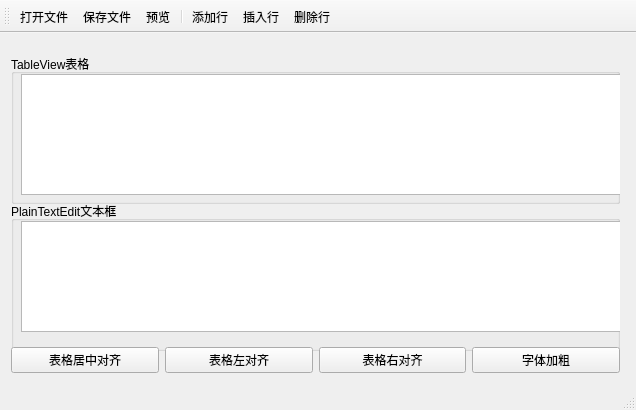
<?xml version="1.0" encoding="UTF-8"?>
<ui version="4.0">
 <class>MainWindow</class>
 <widget class="QMainWindow" name="MainWindow">
  <property name="geometry">
   <rect>
    <x>0</x>
    <y>0</y>
    <width>636</width>
    <height>410</height>
   </rect>
  </property>
  <property name="windowTitle">
   <string>MainWindow</string>
  </property>
  <widget class="QWidget" name="centralWidget">
   <widget class="QWidget" name="verticalLayoutWidget">
    <property name="geometry">
     <rect>
      <x>0</x>
      <y>10</y>
      <width>631</width>
      <height>341</height>
     </rect>
    </property>
    <layout class="QVBoxLayout" name="verticalLayout">
     <item>
      <widget class="QGroupBox" name="groupBox">
       <property name="minimumSize">
        <size>
         <width>0</width>
         <height>150</height>
        </size>
       </property>
       <property name="title">
        <string>TableView表格</string>
       </property>
       <widget class="QTableView" name="tableView">
        <property name="geometry">
         <rect>
          <x>10</x>
          <y>20</y>
          <width>601</width>
          <height>121</height>
         </rect>
        </property>
       </widget>
      </widget>
     </item>
     <item>
      <widget class="QGroupBox" name="groupBox_2">
       <property name="minimumSize">
        <size>
         <width>0</width>
         <height>150</height>
        </size>
       </property>
       <property name="title">
        <string>PlainTextEdit文本框</string>
       </property>
       <widget class="QPlainTextEdit" name="plainTextEdit">
        <property name="geometry">
         <rect>
          <x>10</x>
          <y>20</y>
          <width>601</width>
          <height>111</height>
         </rect>
        </property>
       </widget>
       <zorder>plainTextEdit</zorder>
       <zorder>groupBox</zorder>
      </widget>
     </item>
     <item>
      <layout class="QHBoxLayout" name="horizontalLayout">
       <item>
        <widget class="QPushButton" name="pushButton">
         <property name="text">
          <string>表格居中对齐</string>
         </property>
        </widget>
       </item>
       <item>
        <widget class="QPushButton" name="pushButton_2">
         <property name="text">
          <string>表格左对齐</string>
         </property>
        </widget>
       </item>
       <item>
        <widget class="QPushButton" name="pushButton_3">
         <property name="text">
          <string>表格右对齐</string>
         </property>
        </widget>
       </item>
       <item>
        <widget class="QPushButton" name="pushButton_4">
         <property name="text">
          <string>字体加粗</string>
         </property>
        </widget>
       </item>
      </layout>
     </item>
    </layout>
   </widget>
  </widget>
  <widget class="QToolBar" name="mainToolBar">
   <attribute name="toolBarArea">
    <enum>TopToolBarArea</enum>
   </attribute>
   <attribute name="toolBarBreak">
    <bool>false</bool>
   </attribute>
   <addaction name="actionOpen"/>
   <addaction name="actionSave"/>
   <addaction name="actionView"/>
   <addaction name="separator"/>
   <addaction name="actionAppend"/>
   <addaction name="actionInsert"/>
   <addaction name="actionDelete"/>
  </widget>
  <widget class="QStatusBar" name="statusBar"/>
  <action name="actionOpen">
   <property name="icon">
    <iconset resource="res.qrc">
     <normaloff>:/1/open.png</normaloff>:/1/open.png</iconset>
   </property>
   <property name="text">
    <string>打开文件</string>
   </property>
  </action>
  <action name="actionSave">
   <property name="icon">
    <iconset resource="res.qrc">
     <normaloff>:/1/save.png</normaloff>:/1/save.png</iconset>
   </property>
   <property name="text">
    <string>保存文件</string>
   </property>
  </action>
  <action name="actionView">
   <property name="icon">
    <iconset resource="res.qrc">
     <normaloff>:/1/preview.png</normaloff>:/1/preview.png</iconset>
   </property>
   <property name="text">
    <string>预览</string>
   </property>
  </action>
  <action name="actionAppend">
   <property name="icon">
    <iconset resource="res.qrc">
     <normaloff>:/1/add.png</normaloff>:/1/add.png</iconset>
   </property>
   <property name="text">
    <string>添加行</string>
   </property>
  </action>
  <action name="actionInsert">
   <property name="icon">
    <iconset resource="res.qrc">
     <normaloff>:/1/insert.png</normaloff>:/1/insert.png</iconset>
   </property>
   <property name="text">
    <string>插入行</string>
   </property>
  </action>
  <action name="actionDelete">
   <property name="icon">
    <iconset resource="res.qrc">
     <normaloff>:/1/delete.png</normaloff>:/1/delete.png</iconset>
   </property>
   <property name="text">
    <string>删除行</string>
   </property>
  </action>
 </widget>
 <layoutdefault spacing="6" margin="11"/>
 <resources>
  <include location="res.qrc"/>
 </resources>
 <connections/>
</ui>
